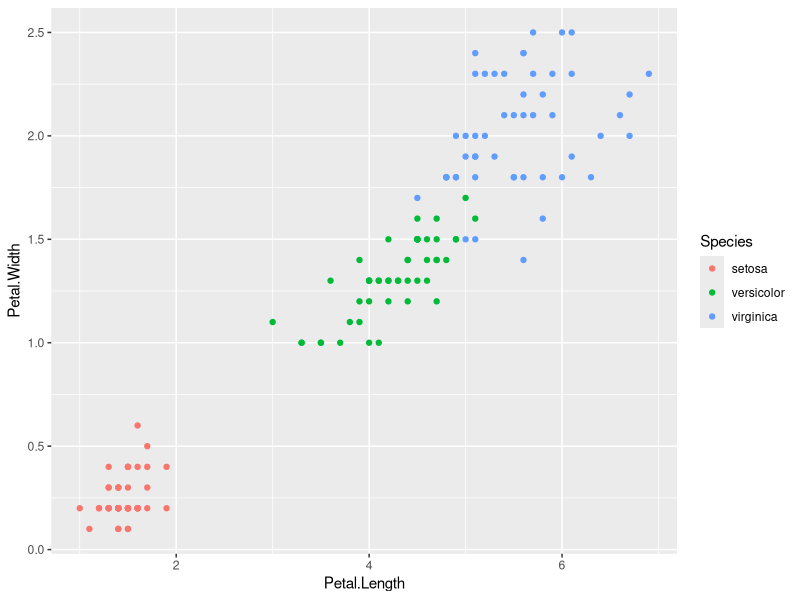
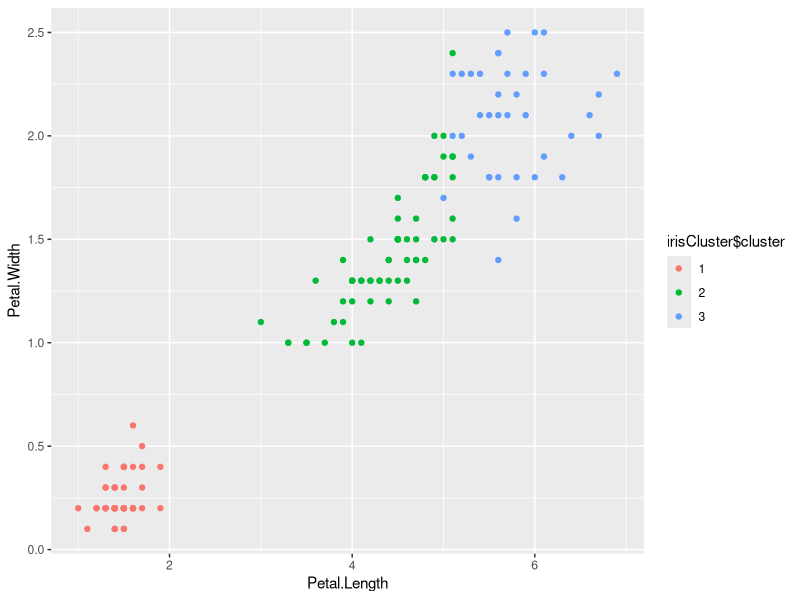

These charts were generated, in order, by the following R code:
library(datasets)
head(iris)

library(ggplot2)
ggplot(iris, aes(Petal.Length, Petal.Width, color = Species)) + geom_point()

set.seed(20)
print("hello")
irisCluster <- kmeans(iris[, 1:4], 3, nstart = 20)
irisCluster

table(irisCluster$cluster, iris$Species)


irisCluster$cluster <- as.factor(irisCluster$cluster)
ggplot(iris, aes(Petal.Length, Petal.Width, color = irisCluster$cluster)) + geom_point()
